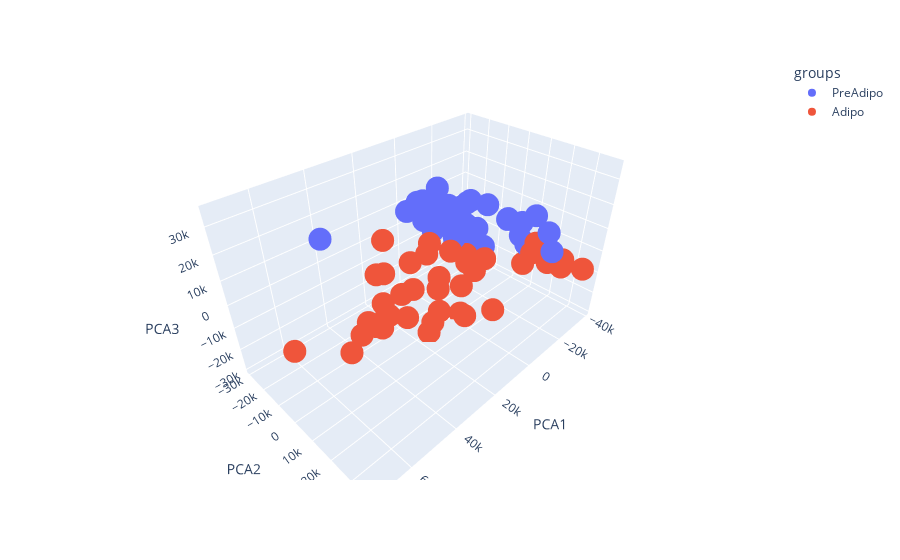

Here is the notebook cell this chart was saved with:
### Markdown cell above
f)

### Code cell
X = transcriptomics.T.to_numpy(dtype=float)
pca = PCA(n_components=3)
pca_output = pca.fit_transform(X)
pca_output_df = pd.DataFrame(pca_output, columns=['PCA1', 'PCA2', 'PCA3'])
pca_output_df["groups"] = dict_sample.values()


fig = px.scatter_3d(pca_output_df, x='PCA1', y='PCA2', z='PCA3', color="groups")
fig.show()
